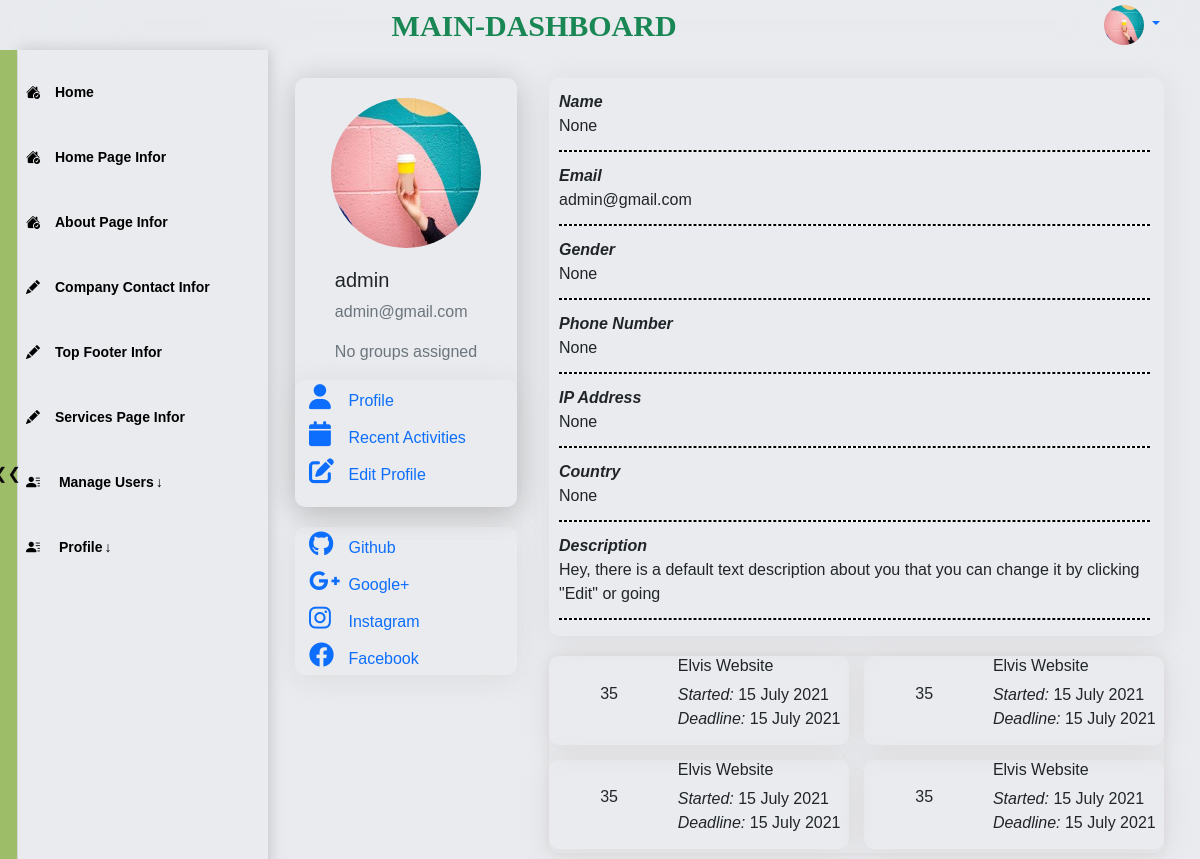
/users/user/profile/1/ (signed in), run on the app's committed database.
### users/models.py (models this page shows, shortened)
class User(AbstractBaseUser, PermissionsMixin):
    desc_text='Hey, there is a default text description about you that you can change it by clicking "Edit" or going'
    GENDER_CHOICES = (
        ('M', 'Male'),
        ('F', 'Female'),
        ('O', 'Other'),
    )
    username = models.CharField(max_length=30, blank=True)
    first_name = models.CharField(max_length=30, blank=True)
    last_name = models.CharField(max_length=30, blank=True)
    email = models.EmailField(max_length=254, unique=True)
    phone_number = PhoneNumberField(null=True, blank=True)
    country= CountryField(blank=True)
    desc = models.TextField(default=desc_text, max_length=200, null=True)
    image = models.ImageField(default='default.jpg', upload_to='profile_pics')
    github = models.URLField(default='https://www.github.com/', max_length=1000, null=True, blank=True)
    facebook = models.URLField(default='https://www.facebook.com/', max_length=1000, null=True, blank=True)
    googleplus = models.URLField(default='https://www.google.com/', max_length=1000, null=True, blank=True)
    instagram = models.URLField(default='https://www.instagram.com/', max_length=1000, null=True, blank=True)
    gender = models.CharField(max_length=1, choices=GENDER_CHOICES, null=True, blank=True)
    ip_address = models.GenericIPAddressField(default="0.0.0.0", null=True, blank=True)
    is_staff = models.BooleanField(default=False)
    is_superuser = models.BooleanField(default=False)
    is_active = models.BooleanField(default=True)
    last_login = models.DateTimeField(null=True, blank=True)
    date_joined = models.DateTimeField(auto_now_add=True)
    USERNAME_FIELD = 'email'
    EMAIL_FIELD = 'email'
    REQUIRED_FIELDS = []
    groups = models.ManyToManyField(
        'auth.Group',
        related_name='user_profiles_groups',
        blank=True,
        verbose_name='groups',
        help_text='The groups this user belongs to. A user will get all permissions granted to each of their groups.',
    )
    user_permissions = models.ManyToManyField(
        'auth.Permission',
        related_name='user_profiles_user_permissions',
        blank=True,
        verbose_name='user permissions',
        help_text='Specific permissions for this user.',
    )
    objects = UserManager()

### users/admin_views/users_detail_views.py (the view)
# urls.py: path('user/profile/<int:user_id>/', user_detail, name='user_detail'),
@login_required
@permission_required('auth.view_user', raise_exception=True)
def user_detail(request, user_id):
    profile = get_object_or_404(User, id=user_id)
    full_name = f"{profile.first_name} {profile.last_name}" if profile.first_name or profile.last_name else "None"
    profile_data = {
        'Name': full_name,
        'Email': profile.email,
        'Gender': profile.gender,
        'Phone Number': profile.phone_number,
        'IP Address': profile.ip_address,
        'Country': profile.country,
        'Description': profile.desc,
    }
    for key, value in profile_data.items():
        if not value:
            profile_data[key] = "None"
    context={
        'profile_data': profile_data,
        'profile': profile,
        }
    return render(request, 'maindashboard/users_admin/user_detail2.html', context)

### templates/maindashboard/users_admin/user_detail2.html (shortened to what this page needs)
{% extends 'maindashboard/dashboard_base.html'  %}
{% load static %}
{% block head %}
<link rel="stylesheet" href="{% static 'css/users/profile_home.css' %}" type="text/css">
<link rel="stylesheet" href="{% static 'css/users/profile.css' %}">
<link rel="stylesheet" href="{% static 'css/users/login.css' %}" type="text/css">
{% endblock head %}
{% block content %}
<section class="s2 profile">
  <div class=" profile-main  container-xl">
    {% include 'maindashboard/users_admin/user_sidebar.html' %}
    <section id="profile-info">
      <div class=" info-area container-xl">
        <div class=" info-area-s">
          <div class="user-details">
            <ul>
                {% for field, value in profile_data.items %}
              <li style=" margin-top: 10px; ">
                <i class=" U-fixed-details">{{ field }} </i>
                <span class="U-valiable-details">{{ value }}</span>
              </li>
              <hr class="hr-dashed">
              {% endfor %}
            </ul>
          </div>
          <div class="current-projects">
            <div class="current-areas">
              <div class="current-no">
                <p>35</p>
              </div>
              <div>
                <ul>
                  <li>
                    <h6>Elvis Website</h6>
                  </li>
                  <li>
                    <i>Started:</i>
                    <span>15 July 2021</span>
                  </li>
                  <li>
                    <i>Deadline:</i>
                    <span>15 July 2021</span>
                  </li>
                </ul>
              </div>
            </div>
            <div class="current-areas">
              <div>
                <p>35</p>
              </div>
              <div>
                <ul>
                  <li>
                    <h6>Elvis Website</h6>
                  </li>
                  <li>
                    <i>Started:</i>
                    <span>15 July 2021</span>
                  </li>
                  <li>
                    <i>Deadline:</i>
                    <span>15 July 2021</span>
                  </li>
                </ul>
              </div>
            </div>
            <div class="current-areas">
              <div>
                <p>35</p>
              </div>
              <div>
                <ul>
                  <li>
                    <h6>Elvis Website</h6>
                  </li>
                  <li>
                    <i>Started:</i>
                    <span>15 July 2021</span>
                  </li>
                  <li>
                    <i>Deadline:</i>
                    <span>15 July 2021</span>
                  </li>
                </ul>
              </div>
            </div>
            <div class="current-areas">
              <div>
                <p>35</p>
              </div>
              <div>
                <ul>
                  <li>
                    <h6>Elvis Website</h6>
                  </li>
                  <li>
                    <i>Started:</i>
                    <span>15 July 2021</span>
                  </li>
                  <li>
                    <i>Deadline:</i>
                    <span>15 July 2021</span>
                  </li>
                </ul>
              </div>
            </div>
          </div>
        </div>
      </div>
    </section>
  </div>
</section>
{% endblock content %}

### templates/maindashboard/dashboard_base.html (shortened to what this page needs)
{% load static %}
<!doctype html>
<html>
<head>
    {% block head %} {% endblock head %}
    <link rel="stylesheet" type="text/css"href="https://cdnjs.cloudflare.com/ajax/libs/font-awesome/6.2.0/css/all.min.css">
    <link href="https://cdn.jsdelivr.net/npm/bootstrap@5.3.1/dist/css/bootstrap.min.css" rel="stylesheet">
    <link rel="stylesheet" href="https://cdn.jsdelivr.net/npm/bootstrap-icons@1.10.5/font/bootstrap-icons.css">
    <link rel="stylesheet" href="{% static 'css/blogdashboard/style.css' %}">
    <link rel="stylesheet" href="{% static 'css/blogdashboard/dashboard_nav.css' %}">
    <link rel="stylesheet" href="{% static 'css/blogdashboard/dashboard_sidebar.css' %}">
    <link rel="stylesheet" href="{% static 'css/blogdashboard/dashboard_sidebar.css' %}">
    <link rel="stylesheet" href="{% static 'css/dashboard_all_pages.css' %}">
</head>
<body class="preload">
    <header class="header">
        <div id="logo">
            <div class="logo">
                main-dashboard
            </div>
        </div>
        <div class="user nav-item dropdown">
            {% if user.is_authenticated %}
              <a class="dropdown-toggle" style="background:none; "id="dropdownMenuButton1" data-bs-toggle="dropdown" aria-expanded="false">
                    <img src="{{user_info.image.url}}" width="40" height="40" class="rounded-circle" alt="Avatar">
              </a>
            {% else %}
                <a href="{% url 'account_login' %}">
                    <span>Login</span>  </a>
            {%endif %}
        </div>
    </header>
    <main class="body-container containerl-xxl">
        <div class="item" id="side-bar">
            <div class="side__links">
                <a href="{% url 'main_dashboard_home' %}" class="side__link side__link--active">
                    <i class="bi bi-house-check-fill"></i>
                    Home
                </a>
                <a href="{% url 'home_page_view' %}" class="side__link side__link--active">
                    <i class="bi bi-house-check-fill"></i>
                    Home Page Infor
                </a>
                <a href="{% url 'about_page_view' %}" class="side__link side__link--active">
                    <i class="bi bi-house-check-fill"></i>
                    About Page Infor
                </a>
                <a href="{% url 'companycontact_info_view' %}" class="side__link ">
                    <i class="bi bi-pencil-fill"></i>
                    Company Contact Infor
                </a>
                <a href="{% url 'top_footer_view' %}" class="side__link ">
                    <i class="bi bi-pencil-fill"></i>
                    Top Footer Infor
                </a>
                <a href="{% url 'view_service_categories' %}" class="side__link ">
                    <i class="bi bi-pencil-fill"></i>
                    Services Page Infor
                </a>
                <div class="side__link dropdown">
                    <span class="dropdown-btn" aria-expanded="false">
                        <i class="bi bi-person-lines-fill"></i>
                            Manage Users<span style="padding-left: 2px;">&darr;</span>
                    </span>
                </div>
                <div class="side__link dropdown">
                    <span class="dropdown-btn" aria-expanded="false">
                        <i class="bi bi-person-lines-fill"></i>
                        Profile<span style="padding-left: 2px;">&darr;</span>
                    </span>
                </div>
            </div>
        </div>
        <div class="item" id="main">
            <div>
                {% block content %}
                {% endblock content %}
            </div>
        </div>
    </main>
    <button id="hide-button" ><div class="indicator"></div></button>
</body>
</html>

### templates/maindashboard/users_admin/user_sidebar.html
<div class=" img-area">
    <div class="profile-photo">
      <a href="{{ profile.image.url }}">
          <img src="{{ profile.image.url }}" alt="user-image" width="150" height="150" class="profile-pic rounded-circle">
      </a>
      <div class="info-">
        <h5 class="account-heading">{{profile.username }} </h5>
        <p class="text-secondary">{{ profile.email }}</p>
        {% if profile.groups.exists %}
                {% for group in profile.groups.all %}
                <p class="text-secondary">{{ group.name }}</p>
                {% endfor %}
        {% else %}
            <p class="text-secondary">No groups assigned</p>
        {% endif %}
      </div>
      <div class="select-">
        <ul>
          <li>
            <a href="{% url 'user_detail' user_id=profile.id %}" id="p-i">
              <i class="fa fa-user" aria-hidden="true"></i>
              <span>Profile</span>
            </a>
          </li>
          <li>
            <a href="#activites" id="e-p">
              <i class="fa fa-calendar" aria-hidden="true"></i>
              <span>Recent Activities</span>
            </a>
          </li>
          <li>
            <a href="{% url 'user_edit' user_id=profile.id %}" id="a-">
              <i class="fa fa-solid fa-pen-to-square"></i>
              <span>Edit Profile</span>
            </a>
          </li>
        </ul>
      </div>
    </div>
    <div class="  socialMedia-area">
      <ul>
        <li>
          <a href="{{profile.github}}" class="github">
            <i class="fa fa-brands fa-github"></i>
            <span> Github</span>
          </a>
        </li>
        <li>
          <a href="{{profile.googleplus}}">
            <i class="fa fa-brands fa-google-plus-g"></i>
            <span> Google+</span>
          </a>
        </li>
        <li>
          <a href="{{profile.instagram}}">
            <i class="fa fa-brands fa-instagram"></i>
            <span> Instagram</span>
          </a>
          <li>
            <a href="{{profile.facebook}}">
              <i class="fa fa-brands fa-facebook"></i>
              <span> Facebook</span>
            </a>
        </li>
      </ul>
    </div>
</div>

### data on the page
User: image (placeholder picture), username "admin", email "admin@gmail.com", profile_data "admin@gmail.com" "Hey, there is a default text description about you that you can change it by clicking \"Edit\" or going"

### other printed values
{{ field }} "Name" "Email" "Gender" "Phone Number" "IP Address" "Country" "Description"
{{ value }} "None" "None" "None" "None" "None"
